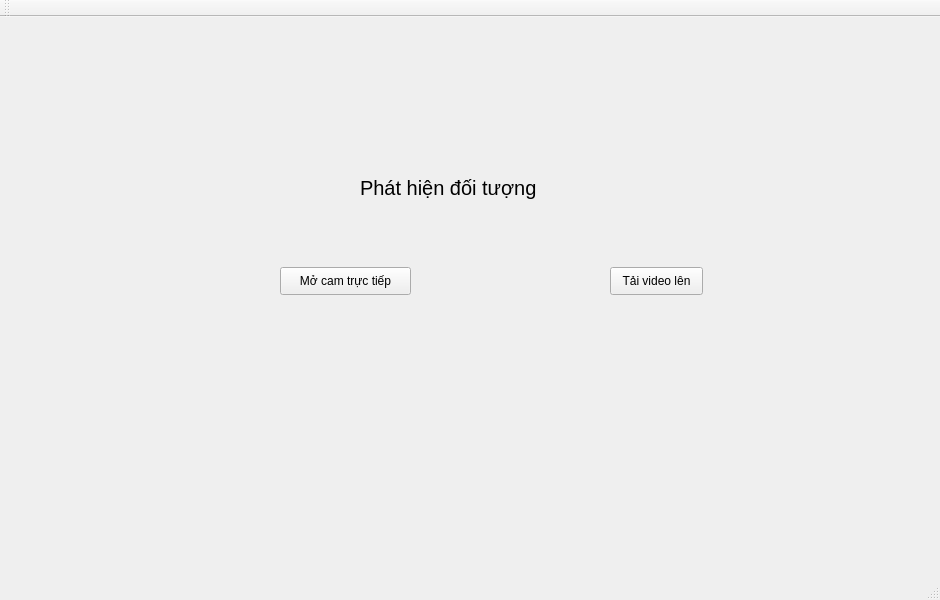
<?xml version="1.0" encoding="UTF-8"?>
<ui version="4.0">
 <class>MainWindow</class>
 <widget class="QMainWindow" name="MainWindow">
  <property name="geometry">
   <rect>
    <x>0</x>
    <y>0</y>
    <width>940</width>
    <height>600</height>
   </rect>
  </property>
  <property name="windowTitle">
   <string>MainWindow</string>
  </property>
  <widget class="QWidget" name="centralwidget">
   <widget class="QPushButton" name="pushButton">
    <property name="geometry">
     <rect>
      <x>280</x>
      <y>250</y>
      <width>131</width>
      <height>28</height>
     </rect>
    </property>
    <property name="text">
     <string>Mở cam trực tiếp</string>
    </property>
   </widget>
   <widget class="QPushButton" name="pushButton_2">
    <property name="geometry">
     <rect>
      <x>610</x>
      <y>250</y>
      <width>93</width>
      <height>28</height>
     </rect>
    </property>
    <property name="text">
     <string>Tải video lên</string>
    </property>
   </widget>
   <widget class="QLabel" name="label">
    <property name="geometry">
     <rect>
      <x>360</x>
      <y>150</y>
      <width>241</width>
      <height>41</height>
     </rect>
    </property>
    <property name="font">
     <font>
      <pointsize>15</pointsize>
     </font>
    </property>
    <property name="text">
     <string>Phát hiện đối tượng</string>
    </property>
   </widget>
  </widget>
  <widget class="QStatusBar" name="statusbar"/>
  <widget class="QToolBar" name="toolBar">
   <property name="windowTitle">
    <string>toolBar</string>
   </property>
   <attribute name="toolBarArea">
    <enum>TopToolBarArea</enum>
   </attribute>
   <attribute name="toolBarBreak">
    <bool>false</bool>
   </attribute>
  </widget>
 </widget>
 <resources/>
 <connections/>
</ui>
